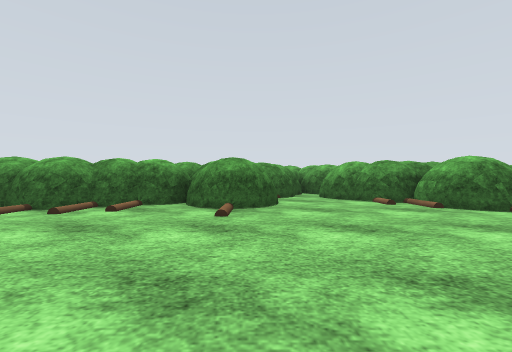
view 1 (above)

21 first-person views from a walk through a world built for the Gazebo simulator. The camera is 0.94 m above the floor, looks level and sees 90° across. The floor is counted in squares, 2 m on a side. Each view is taken from the middle of a square. On the plan, view 1 faces up. The plan holds only what a view shows up to about 9 squares ahead; the rest is blank. The place goes on beyond the plan. Simple shapes stand in for some stock models. Surface patterns are stand-ins for the level's own textures.

view 2
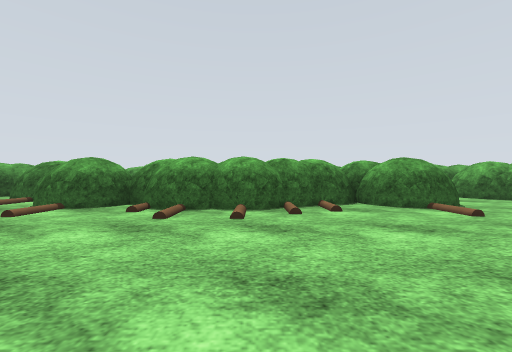

view 3
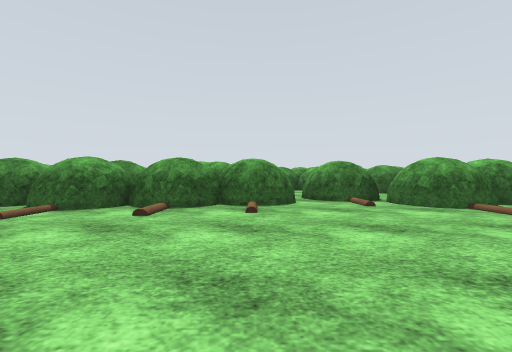

view 4
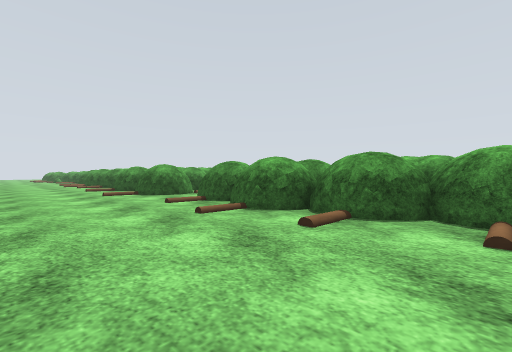

view 5
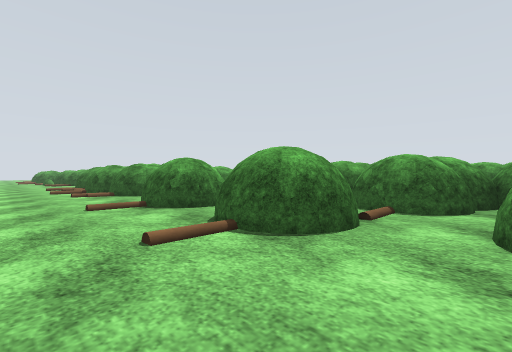

view 6
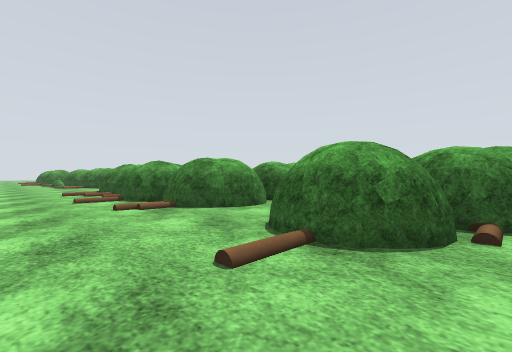

view 7
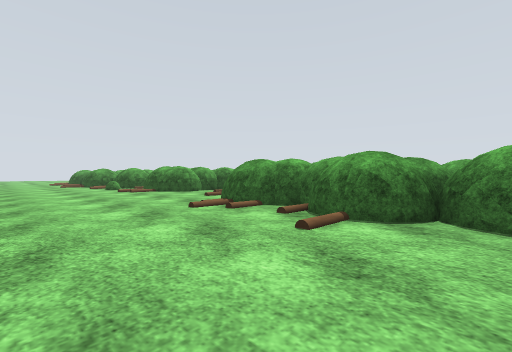

view 8
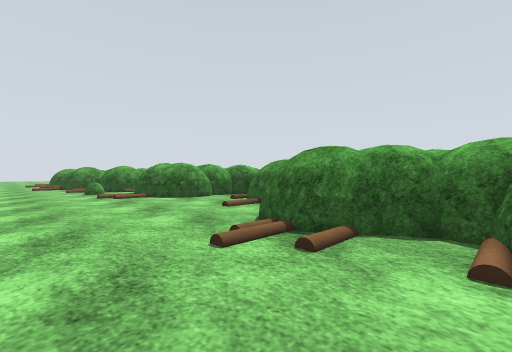

view 9
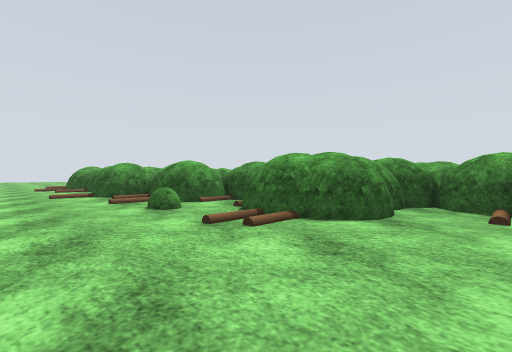

view 10
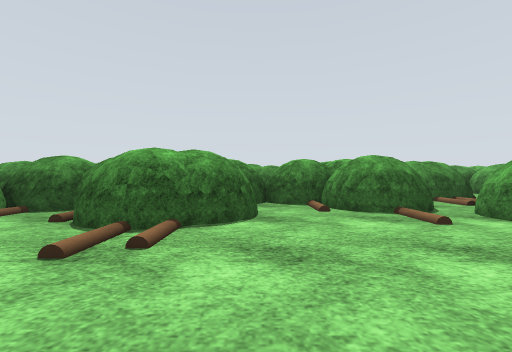

view 11
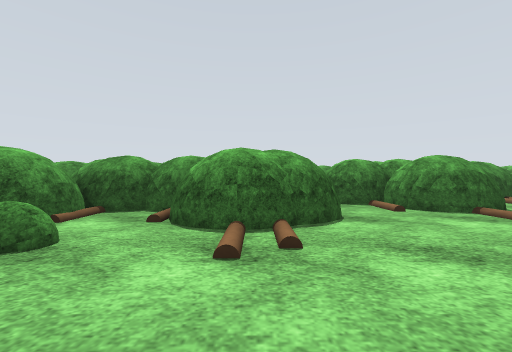

view 12
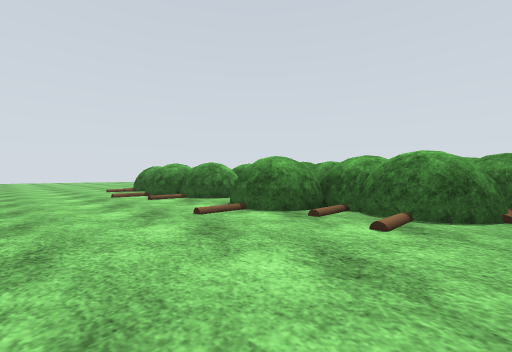

view 13
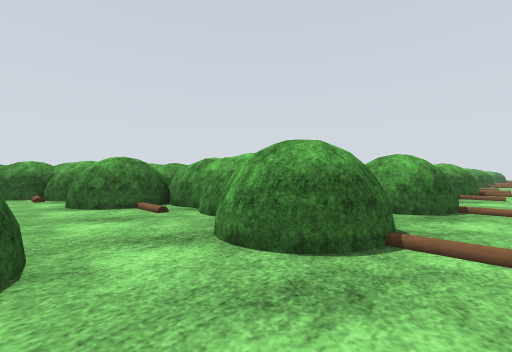

view 14
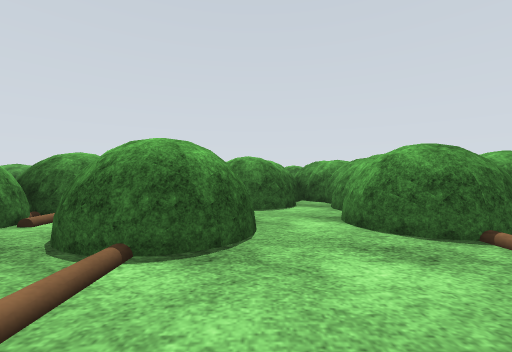

view 15
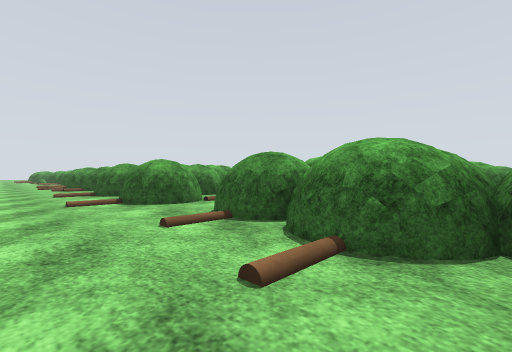

view 16
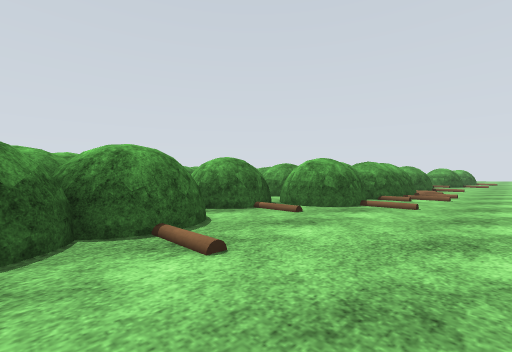

view 17
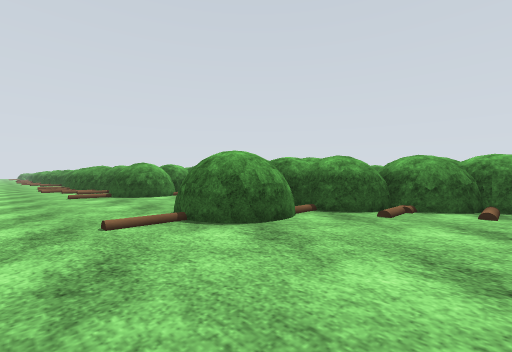

view 18
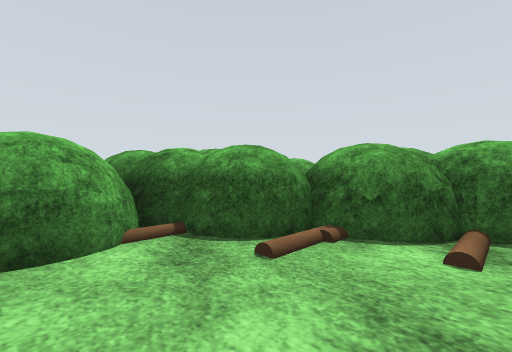

view 19
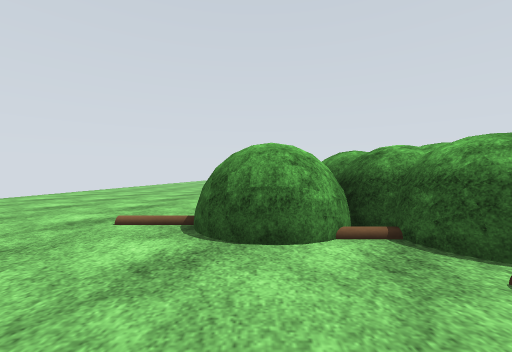

view 20
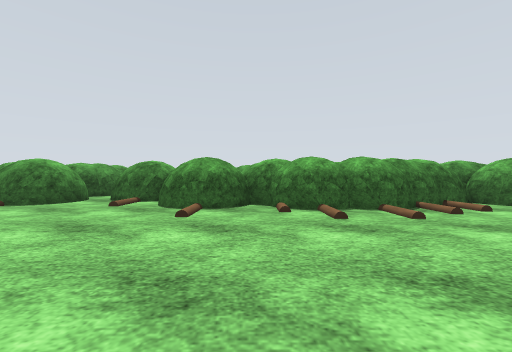

view 21
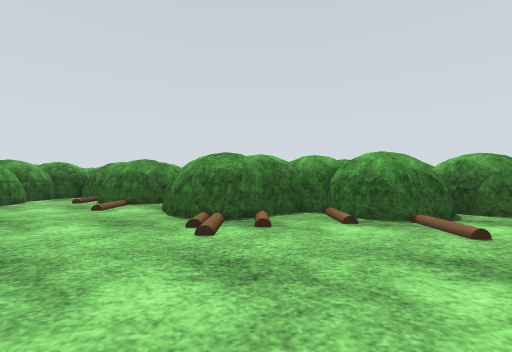

### Floor plan
Key: @ floor where view 1 was taken; # wall or solid block; . floor; / step, stairs or slope; = window, fence, low wall or low ledge; T tree; B bush; O other object.
Columns run from 36 left of view 1 to 6 right of it. Each row starts with its distance up from view 1.
 11        O        ##
 10       #O O     OT#   TOOTT    O        O
  9        OTO    TO.T # TO #T  ##O        O
  8    #    T  TT T#=TT#  #    O#TTO#    # TT
  7   TTTT TTT TT T##T#####    ## T      ##  #
  6  OOTTTT##TTT  TTT.##TT# T ##TTTT    ### TT.
  5 T.OTTTTTT..###TTT.TTTTTTT##TTTTTTTT##.###..
  4 O.TTTB.T...TTTTT..T.TT.TT##T..T.TTTTT..TT..
  3 ................................//.........
  2 ...........................................
  1 ............................. ..........
  0                            .   . ...@..
 -1                                   ....

Where each view was taken, in squares from view 1:
view 1: 0 up, 0 right, facing up
view 2: 0 up, 3 left, facing up
view 3: 0 up, 9 left, facing up
view 4: 1 up, 9 left, facing up-left
view 5: 2 up, 14 left, facing up-left
view 6: 2 up, 17 left, facing up-left
view 7: 1 up, 21 left, facing up-left
view 8: 2 up, 23 left, facing up-left
view 9: 2 up, 27 left, facing up-left
view 10: 2 up, 28 left, facing up
view 11: 2 up, 29 left, facing up
view 12: 1 up, 31 left, facing up-left
view 13: 3 up, 20 left, facing up-right
view 14: 2 up, 15 left, facing up
view 15: 2 up, 11 left, facing up-left
view 16: 2 up, 10 left, facing up-right
view 17: 2 up, 6 right, facing up-left
view 18: 4 up, 6 right, facing up-left
view 19: 4 up, 6 right, facing left
view 20: 0 up, 5 left, facing up
view 21: 1 up, 24 left, facing up
